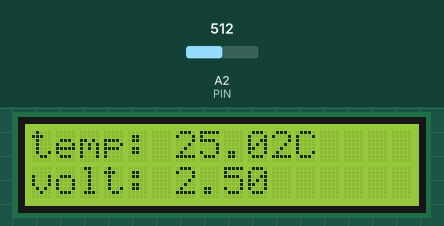
The sketch below on a simulated Arduino Uno, built with avr-gcc and run on an emulated ATmega328P. On the bench: 16×2 character LCD. The test bench sets the inputs (shaded band); at power-on: A2 (PIN) = 512. What the sketch prints to the serial monitor is not drawn.

Above: at 1.2 s.
1.3 s: A2 (PIN) set to 217
At 2.7 s:
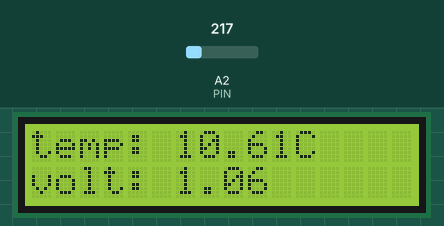
3.5 s: A2 (PIN) set to 195
At 4.6 s:
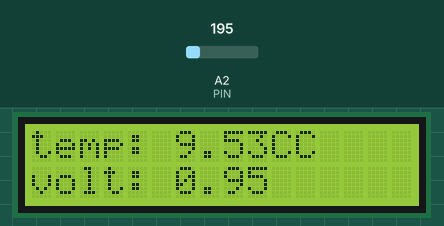
5.5 s: A2 (PIN) set to 122
At 6.6 s:
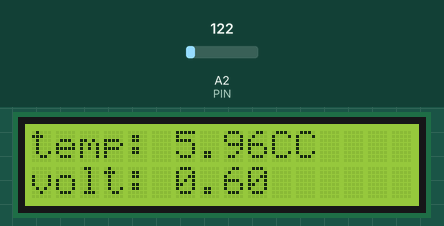
Timing chart, 0 to 8.5 s (numbered marks = the images above; inputs shaded):
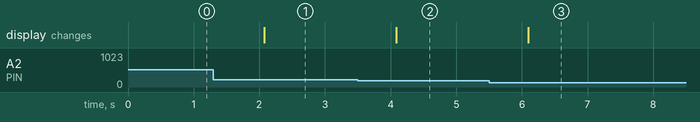

Measured:
- the behaviour switches between 205 and 204 on A2 (PIN) (found by bisection; images 1 and 2)
- after the input at 1.3 s, the display: changes after 0.78 s (image 1)
- after the input at 3.5 s, the display: changes after 0.59 s (image 2)
- after the input at 5.5 s, the display: changes after 0.60 s (image 3)

The sketch:

sim2.ino
```cpp
//LCD
#include <LiquidCrystal.h> //include the library code
LiquidCrystal lcd(12, 11, 5, 4, 3, 2); //initialize the interface pins

float sensor = 0.0;
float temp = 0.0;
float volt = 0.0;

int PIN = A2;

void setup() {
  // put your setup code here, to run once:
  Serial.begin(9600);
  pinMode(PIN, INPUT);
  lcd.begin(16, 2);
}

void loop() {
  // put your main code here, to run repeatedly:
  sensor = analogRead(PIN); //10 mV/ºC

  temp = ((sensor*50.0)/(1023.0));
  volt = (sensor*5)/1023.0;
  Serial.print("Sensor: ");
  Serial.print(sensor);
  Serial.print("  Voltaje: ");
  Serial.print(volt);
  Serial.print("  Temperatura: ");
  Serial.println(temp);

  lcd.setCursor(0,0);
  lcd.print("temp: ");
  lcd.print(temp);
  lcd.print("C");
  lcd.setCursor(0,1);
  lcd.print("volt: ");
  lcd.print(volt);

  delay(1000);
}
```
